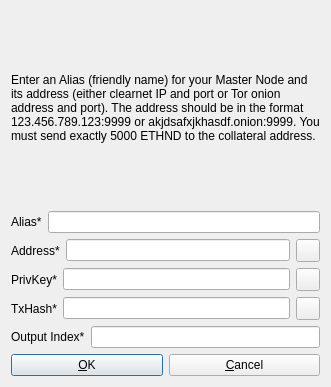
<?xml version="1.0" encoding="UTF-8"?>
<ui version="4.0">
 <class>AddEditAdrenalineNode</class>
 <widget class="QDialog" name="AddEditAdrenalineNode">
  <property name="geometry">
   <rect>
    <x>0</x>
    <y>0</y>
    <width>331</width>
    <height>387</height>
   </rect>
  </property>
  <property name="windowTitle">
   <string>Add/Edit EtherNode Node</string>
  </property>
  <property name="modal">
   <bool>true</bool>
  </property>
  <layout class="QVBoxLayout" name="verticalLayout">
   <item>
    <widget class="QLabel" name="label_9">
     <property name="sizePolicy">
      <sizepolicy hsizetype="Preferred" vsizetype="Expanding">
       <horstretch>0</horstretch>
       <verstretch>0</verstretch>
      </sizepolicy>
     </property>
     <property name="text">
      <string>&lt;html&gt;&lt;head/&gt;&lt;body&gt;&lt;p&gt;Enter an Alias (friendly name) for your Master Node and its address (either clearnet IP and port or Tor onion address and port). The address should be in the format 123.456.789.123:9999 or akjdsafxjkhasdf.onion:9999. You must send exactly 5000 ETHND to the collateral address.&lt;/p&gt;&lt;/body&gt;&lt;/html&gt;</string>
     </property>
     <property name="wordWrap">
      <bool>true</bool>
     </property>
    </widget>
   </item>
   <item>
    <layout class="QHBoxLayout" name="horizontalLayout_4">
     <property name="bottomMargin">
      <number>0</number>
     </property>
     <item>
      <widget class="QLabel" name="label_4">
       <property name="text">
        <string>Alias*</string>
       </property>
      </widget>
     </item>
     <item>
      <widget class="QLineEdit" name="aliasLineEdit"/>
     </item>
    </layout>
   </item>
   <item>
    <layout class="QHBoxLayout" name="horizontalLayout_5">
     <property name="bottomMargin">
      <number>0</number>
     </property>
     <item>
      <widget class="QLabel" name="label_6">
       <property name="text">
        <string>Address*</string>
       </property>
      </widget>
     </item>
     <item>
      <widget class="QLineEdit" name="addressLineEdit"/>
     </item>
     <item>
      <widget class="QToolButton" name="AddEditAddressPasteButton">
       <property name="toolTip">
        <string>Paste address from clipboard</string>
       </property>
       <property name="text">
        <string/>
       </property>
       <property name="icon">
        <iconset resource="../bitcoin.qrc">
         <normaloff>:/icons/editpaste</normaloff>:/icons/editpaste</iconset>
       </property>
       <property name="shortcut">
        <string>Alt+P</string>
       </property>
      </widget>
     </item>
    </layout>
   </item>
   <item>
    <layout class="QHBoxLayout" name="horizontalLayout_3">
     <property name="bottomMargin">
      <number>0</number>
     </property>
     <item>
      <widget class="QLabel" name="label_5">
       <property name="text">
        <string>PrivKey*</string>
       </property>
      </widget>
     </item>
     <item>
      <widget class="QLineEdit" name="privkeyLineEdit"/>
     </item>
     <item>
      <widget class="QToolButton" name="AddEditPrivkeyPasteButton">
       <property name="toolTip">
        <string>Paste address from clipboard</string>
       </property>
       <property name="text">
        <string/>
       </property>
       <property name="icon">
        <iconset resource="../bitcoin.qrc">
         <normaloff>:/icons/editpaste</normaloff>:/icons/editpaste</iconset>
       </property>
       <property name="shortcut">
        <string>Alt+P</string>
       </property>
      </widget>
     </item>
    </layout>
   </item>
   <item>
    <layout class="QHBoxLayout" name="horizontalLayout_2">
     <property name="bottomMargin">
      <number>0</number>
     </property>
     <item>
      <widget class="QLabel" name="label_2">
       <property name="text">
        <string>TxHash*</string>
       </property>
      </widget>
     </item>
     <item>
      <widget class="QLineEdit" name="txhashLineEdit"/>
     </item>
     <item>
      <widget class="QToolButton" name="AddEditTxhashPasteButton">
       <property name="toolTip">
        <string>Paste address from clipboard</string>
       </property>
       <property name="text">
        <string/>
       </property>
       <property name="icon">
        <iconset resource="../bitcoin.qrc">
         <normaloff>:/icons/editpaste</normaloff>:/icons/editpaste</iconset>
       </property>
       <property name="shortcut">
        <string>Alt+P</string>
       </property>
      </widget>
     </item>
    </layout>
   </item>
   <item>
    <layout class="QHBoxLayout" name="horizontalLayout_8">
     <property name="bottomMargin">
      <number>0</number>
     </property>
     <item>
      <widget class="QLabel" name="label_8">
       <property name="text">
        <string>Output Index*</string>
       </property>
      </widget>
     </item>
     <item>
      <widget class="QLineEdit" name="outputindexLineEdit"/>
     </item>
    </layout>
   </item>
   <item>
    <layout class="QHBoxLayout" name="horizontalLayout_Buttons">
     <item>
      <widget class="QPushButton" name="okButton">
       <property name="text">
        <string>&amp;OK</string>
       </property>
      </widget>
     </item>
     <item>
      <widget class="QPushButton" name="cancelButton">
       <property name="text">
        <string>&amp;Cancel</string>
       </property>
       <property name="autoDefault">
        <bool>false</bool>
       </property>
      </widget>
     </item>
    </layout>
   </item>
  </layout>
 </widget>
 <resources>
  <include location="../bitcoin.qrc"/>
 </resources>
 <connections/>
</ui>
